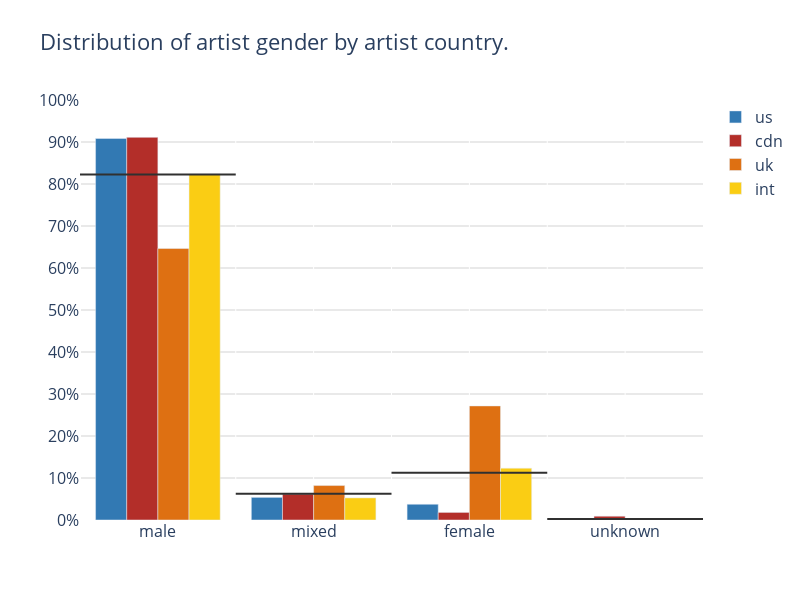

The notebook cell this image was saved under:
### Code cell
plot_categorical_comparison(
                                        categories = df['artist_gender'], 
                                        compare_by = df['artist_country'], 
                                        comparison_filter=['us','cdn','uk','int'], 
                                        color_dict=COLOR_DICT )

### Figure 1 — Plotly figure (JSON) as saved in the notebook; plotly's stock layout.template omitted (floating-point values rounded to 4 significant figures)
{"data": [{"marker": {"color": "#3279B3"}, "name": "us", "type": "bar", "x": ["male", "mixed", "female", "unknown"], "y": [0.9084, 0.05388, 0.03751, 0.0002113]}, {"marker": {"color": "#B32E29"}, "name": "cdn", "type": "bar", "x": ["male", "mixed", "female", "unknown"], "y": [0.911, 0.06175, 0.01804, 0.009161]}, {"marker": {"color": "#DE7012"}, "name": "uk", "type": "bar", "x": ["male", "mixed", "female", "unknown"], "y": [0.6464, 0.08201, 0.2716, 0]}, {"marker": {"color": "#FACD14"}, "name": "int", "type": "bar", "x": ["male", "mixed", "female", "unknown"], "y": [0.824, 0.05263, 0.1234, 0]}, {"marker": {"color": "#303030"}, "mode": "lines", "name": "male_average", "showlegend": false, "type": "scatter", "x": [0, 1], "xaxis": "x2", "y": [0.8224, 0.8224]}, {"marker": {"color": "#303030"}, "mode": "lines", "name": "mixed_average", "showlegend": false, "type": "scatter", "x": [1, 2], "xaxis": "x2", "y": [0.06257, 0.06257]}, {"marker": {"color": "#303030"}, "mode": "lines", "name": "female_average", "showlegend": false, "type": "scatter", "x": [2, 3], "xaxis": "x2", "y": [0.1126, 0.1126]}, {"marker": {"color": "#303030"}, "mode": "lines", "name": "unknown_average", "showlegend": false, "type": "scatter", "x": [3, 4], "xaxis": "x2", "y": [0.002343, 0.002343]}], "layout": {"barmode": "group", "font": {"size": 16}, "height": 600, "plot_bgcolor": "white", "title": {"text": "Distribution of artist gender by artist country."}, "width": 800, "xaxis2": {"overlaying": "x", "range": [0, 4], "showticklabels": false}, "yaxis": {"dtick": 0.1, "gridcolor": "lightgray", "range": [0, 1], "tickformat": ".0%"}}}
